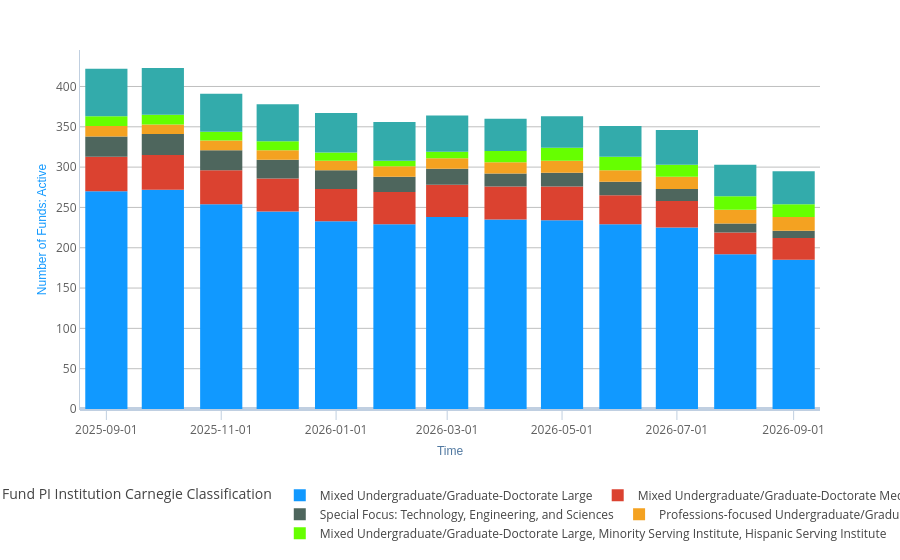

Notebook code cell kept with this figure:
### Code cell
# 2. Sort for plotting, and grab the top N. Sum the remainder and add that as another dataframe column.
# remember, head() sorts the rows!
# top_10 = df.head(10)

# the good news is, this data comes to you sorted from the dw (first dimension value is the dominant one)
# get the first n columns with 'iloc' (n out of 29)
select_top_n=5
top_n = df.iloc[:, :select_top_n]
display(top_n) # before the sort

# to make it look like xdmod sort order: (MAKES NO DIFFERENCE)
# Sort columns in descending order based on their sum
sorted_columns = top_n.sum().sort_values(ascending=False).index
top_n = top_n[sorted_columns]
display(top_n) #after the sort

# Now for the "Other" category: pick up "bottom": iloc n+1 to end
bottom = df.iloc[:, select_top_n:]
display(bottom)
bottom.shape

# we put the remainder column in our top n df:
top_n["Other"]=bottom.sum(axis="columns")
display(top_n)
top_n.shape

# and plot that top N:
plot = px.bar(top_n, labels={'value': metric_name})
plot.show()

### Figure 1 — Plotly figure (JSON) as saved in the notebook; plotly's stock layout.template omitted (floating-point values rounded to 4 significant figures)
{"data": [{"hovertemplate": "Fund PI Institution Carnegie Classification=Mixed Undergraduate/Graduate-Doctorate Large<br>Time=%{x}<br>Number of Funds: Active=%{y}<extra></extra>", "legendgroup": "Mixed Undergraduate/Graduate-Doctorate Large", "marker": {"color": "#1199FF", "pattern": {"shape": ""}}, "name": "Mixed Undergraduate/Graduate-Doctorate Large", "orientation": "v", "showlegend": true, "textposition": "auto", "type": "bar", "x": ["2025-09-01T00:00:00.000000000", "2025-10-01T00:00:00.000000000", "2025-11-01T00:00:00.000000000", "2025-12-01T00:00:00.000000000", "2026-01-01T00:00:00.000000000", "2026-02-01T00:00:00.000000000", "2026-03-01T00:00:00.000000000", "2026-04-01T00:00:00.000000000", "2026-05-01T00:00:00.000000000", "2026-06-01T00:00:00.000000000", "2026-07-01T00:00:00.000000000", "2026-08-01T00:00:00.000000000", "2026-09-01T00:00:00.000000000"], "xaxis": "x", "y": [270.0, 272.0, 254.0, 245.0, 233.0, 229.0, 238.0, 235.0, 234.0, 229.0, 225.0, 192.0, 185.0], "yaxis": "y"}, {"hovertemplate": "Fund PI Institution Carnegie Classification=Mixed Undergraduate/Graduate-Doctorate Medium<br>Time=%{x}<br>Number of Funds: Active=%{y}<extra></extra>", "legendgroup": "Mixed Undergraduate/Graduate-Doctorate Medium", "marker": {"color": "#DB4230", "pattern": {"shape": ""}}, "name": "Mixed Undergraduate/Graduate-Doctorate Medium", "orientation": "v", "showlegend": true, "textposition": "auto", "type": "bar", "x": ["2025-09-01T00:00:00.000000000", "2025-10-01T00:00:00.000000000", "2025-11-01T00:00:00.000000000", "2025-12-01T00:00:00.000000000", "2026-01-01T00:00:00.000000000", "2026-02-01T00:00:00.000000000", "2026-03-01T00:00:00.000000000", "2026-04-01T00:00:00.000000000", "2026-05-01T00:00:00.000000000", "2026-06-01T00:00:00.000000000", "2026-07-01T00:00:00.000000000", "2026-08-01T00:00:00.000000000", "2026-09-01T00:00:00.000000000"], "xaxis": "x", "y": [43.0, 43.0, 42.0, 41.0, 40.0, 40.0, 40.0, 41.0, 42.0, 36.0, 33.0, 27.0, 27.0], "yaxis": "y"}, {"hovertemplate": "Fund PI Institution Carnegie Classification=Special Focus: Technology, Engineering, and Sciences<br>Time=%{x}<br>Number of Funds: Active=%{y}<extra></extra>", "legendgroup": "Special Focus: Technology, Engineering, and Sciences", "marker": {"color": "#4E665D", "pattern": {"shape": ""}}, "name": "Special Focus: Technology, Engineering, and Sciences", "orientation": "v", "showlegend": true, "textposition": "auto", "type": "bar", "x": ["2025-09-01T00:00:00.000000000", "2025-10-01T00:00:00.000000000", "2025-11-01T00:00:00.000000000", "2025-12-01T00:00:00.000000000", "2026-01-01T00:00:00.000000000", "2026-02-01T00:00:00.000000000", "2026-03-01T00:00:00.000000000", "2026-04-01T00:00:00.000000000", "2026-05-01T00:00:00.000000000", "2026-06-01T00:00:00.000000000", "2026-07-01T00:00:00.000000000", "2026-08-01T00:00:00.000000000", "2026-09-01T00:00:00.000000000"], "xaxis": "x", "y": [25.0, 26.0, 25.0, 23.0, 23.0, 19.0, 20.0, 16.0, 17.0, 17.0, 15.0, 11.0, 9.0], "yaxis": "y"}, {"hovertemplate": "Fund PI Institution Carnegie Classification=Professions-focused Undergraduate/Graduate-Doctorate Large<br>Time=%{x}<br>Number of Funds: Active=%{y}<extra></extra>", "legendgroup": "Professions-focused Undergraduate/Graduate-Doctorate Large", "marker": {"color": "#F4A221", "pattern": {"shape": ""}}, "name": "Professions-focused Undergraduate/Graduate-Doctorate Large", "orientation": "v", "showlegend": true, "textposition": "auto", "type": "bar", "x": ["2025-09-01T00:00:00.000000000", "2025-10-01T00:00:00.000000000", "2025-11-01T00:00:00.000000000", "2025-12-01T00:00:00.000000000", "2026-01-01T00:00:00.000000000", "2026-02-01T00:00:00.000000000", "2026-03-01T00:00:00.000000000", "2026-04-01T00:00:00.000000000", "2026-05-01T00:00:00.000000000", "2026-06-01T00:00:00.000000000", "2026-07-01T00:00:00.000000000", "2026-08-01T00:00:00.000000000", "2026-09-01T00:00:00.000000000"], "xaxis": "x", "y": [13.0, 12.0, 12.0, 12.0, 12.0, 13.0, 13.0, 14.0, 15.0, 14.0, 15.0, 17.0, 17.0], "yaxis": "y"}, {"hovertemplate": "Fund PI Institution Carnegie Classification=Mixed Undergraduate/Graduate-Doctorate Large, Minority Serving Institute, Hispanic Serving Institute<br>Time=%{x}<br>Number of Funds: Active=%{y}<extra></extra>", "legendgroup": "Mixed Undergraduate/Graduate-Doctorate Large, Minority Serving Institute, Hispanic Serving Institute", "marker": {"color": "#66FF00", "pattern": {"shape": ""}}, "name": "Mixed Undergraduate/Graduate-Doctorate Large, Minority Serving Institute, Hispanic Serving Institute", "orientation": "v", "showlegend": true, "textposition": "auto", "type": "bar", "x": ["2025-09-01T00:00:00.000000000", "2025-10-01T00:00:00.000000000", "2025-11-01T00:00:00.000000000", "2025-12-01T00:00:00.000000000", "2026-01-01T00:00:00.000000000", "2026-02-01T00:00:00.000000000", "2026-03-01T00:00:00.000000000", "2026-04-01T00:00:00.000000000", "2026-05-01T00:00:00.000000000", "2026-06-01T00:00:00.000000000", "2026-07-01T00:00:00.000000000", "2026-08-01T00:00:00.000000000", "2026-09-01T00:00:00.000000000"], "xaxis": "x", "y": [12.0, 12.0, 11.0, 11.0, 10.0, 7.0, 8.0, 14.0, 16.0, 17.0, 15.0, 17.0, 16.0], "yaxis": "y"}, {"hovertemplate": "Fund PI Institution Carnegie Classification=Other<br>Time=%{x}<br>Number of Funds: Active=%{y}<extra></extra>", "legendgroup": "Other", "marker": {"color": "#33ABAB", "pattern": {"shape": ""}}, "name": "Other", "orientation": "v", "showlegend": true, "textposition": "auto", "type": "bar", "x": ["2025-09-01T00:00:00.000000000", "2025-10-01T00:00:00.000000000", "2025-11-01T00:00:00.000000000", "2025-12-01T00:00:00.000000000", "2026-01-01T00:00:00.000000000", "2026-02-01T00:00:00.000000000", "2026-03-01T00:00:00.000000000", "2026-04-01T00:00:00.000000000", "2026-05-01T00:00:00.000000000", "2026-06-01T00:00:00.000000000", "2026-07-01T00:00:00.000000000", "2026-08-01T00:00:00.000000000", "2026-09-01T00:00:00.000000000"], "xaxis": "x", "y": [59.0, 58.0, 47.0, 46.0, 49.0, 48.0, 45.0, 40.0, 39.0, 38.0, 43.0, 39.0, 41.0], "yaxis": "y"}], "layout": {"barmode": "relative", "legend": {"title": {"text": "Fund PI Institution Carnegie Classification"}, "tracegroupgap": 0}, "xaxis": {"anchor": "y", "domain": [0, 1], "title": {"text": "Time"}}, "yaxis": {"anchor": "x", "domain": [0, 1], "title": {"text": "Number of Funds: Active"}}}}
